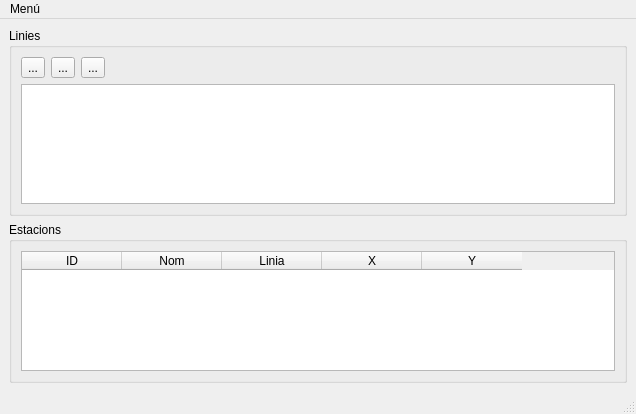
<?xml version="1.0" encoding="UTF-8"?>
<ui version="4.0">
 <class>MainWindow</class>
 <widget class="QMainWindow" name="MainWindow">
  <property name="geometry">
   <rect>
    <x>0</x>
    <y>0</y>
    <width>636</width>
    <height>414</height>
   </rect>
  </property>
  <property name="windowTitle">
   <string>MainWindow</string>
  </property>
  <widget class="QWidget" name="centralwidget">
   <layout class="QVBoxLayout" name="verticalLayout_3">
    <item>
     <widget class="QGroupBox" name="groupBox">
      <property name="title">
       <string>Linies</string>
      </property>
      <layout class="QVBoxLayout" name="verticalLayout_2">
       <item>
        <layout class="QHBoxLayout" name="horizontalLayout">
         <item>
          <widget class="QToolButton" name="tbAddLine">
           <property name="text">
            <string>...</string>
           </property>
           <property name="icon">
            <iconset>
             <normaloff>icons/add.png</normaloff>icons/add.png</iconset>
           </property>
          </widget>
         </item>
         <item>
          <widget class="QToolButton" name="tbEditLine">
           <property name="text">
            <string>...</string>
           </property>
           <property name="icon">
            <iconset>
             <normaloff>icons/edit.png</normaloff>icons/edit.png</iconset>
           </property>
          </widget>
         </item>
         <item>
          <widget class="QToolButton" name="tbDelLine">
           <property name="text">
            <string>...</string>
           </property>
           <property name="icon">
            <iconset>
             <normaloff>icons/delete.png</normaloff>icons/delete.png</iconset>
           </property>
          </widget>
         </item>
         <item>
          <spacer name="horizontalSpacer">
           <property name="orientation">
            <enum>Qt::Horizontal</enum>
           </property>
           <property name="sizeHint" stdset="0">
            <size>
             <width>458</width>
             <height>20</height>
            </size>
           </property>
          </spacer>
         </item>
        </layout>
       </item>
       <item>
        <widget class="QListWidget" name="listLines">
         <property name="sortingEnabled">
          <bool>true</bool>
         </property>
        </widget>
       </item>
      </layout>
     </widget>
    </item>
    <item>
     <widget class="QGroupBox" name="groupBox_2">
      <property name="title">
       <string>Estacions</string>
      </property>
      <layout class="QVBoxLayout" name="verticalLayout">
       <item>
        <widget class="QTableWidget" name="tableStations">
         <property name="sortingEnabled">
          <bool>true</bool>
         </property>
         <property name="columnCount">
          <number>5</number>
         </property>
         <column>
          <property name="text">
           <string>ID</string>
          </property>
         </column>
         <column>
          <property name="text">
           <string>Nom</string>
          </property>
         </column>
         <column>
          <property name="text">
           <string>Linia</string>
          </property>
         </column>
         <column>
          <property name="text">
           <string>X</string>
          </property>
         </column>
         <column>
          <property name="text">
           <string>Y</string>
          </property>
         </column>
        </widget>
       </item>
      </layout>
     </widget>
    </item>
   </layout>
  </widget>
  <widget class="QMenuBar" name="menubar">
   <property name="geometry">
    <rect>
     <x>0</x>
     <y>0</y>
     <width>636</width>
     <height>25</height>
    </rect>
   </property>
   <widget class="QMenu" name="menuMen">
    <property name="title">
     <string>Menú</string>
    </property>
    <addaction name="menuOpen"/>
    <addaction name="separator"/>
    <addaction name="menuExit"/>
   </widget>
   <addaction name="menuMen"/>
  </widget>
  <widget class="QStatusBar" name="statusbar"/>
  <action name="menuExit">
   <property name="text">
    <string>Sortir</string>
   </property>
   <property name="shortcut">
    <string>Ctrl+Q</string>
   </property>
  </action>
  <action name="menuOpen">
   <property name="text">
    <string>Obrir...</string>
   </property>
   <property name="shortcut">
    <string>Ctrl+O</string>
   </property>
  </action>
 </widget>
 <resources>
  <include location="icons/prova.qrc"/>
 </resources>
 <connections>
  <connection>
   <sender>menuExit</sender>
   <signal>activated()</signal>
   <receiver>MainWindow</receiver>
   <slot>close()</slot>
   <hints>
    <hint type="sourcelabel">
     <x>-1</x>
     <y>-1</y>
    </hint>
    <hint type="destinationlabel">
     <x>399</x>
     <y>299</y>
    </hint>
   </hints>
  </connection>
 </connections>
</ui>
